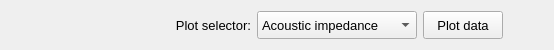
                   <widget class="QFrame" name="frame_plot_buttons">
                    <property name="maximumSize">
                     <size>
                      <width>16777215</width>
                      <height>48</height>
                     </size>
                    </property>
                    <property name="frameShape">
                     <enum>QFrame::Shape::NoFrame</enum>
                    </property>
                    <property name="frameShadow">
                     <enum>QFrame::Shadow::Raised</enum>
                    </property>
                    <layout class="QGridLayout" name="gridLayout_19">
                     <item row="0" column="4">
                      <spacer name="horizontalSpacer_5">
                       <property name="orientation">
                        <enum>Qt::Orientation::Horizontal</enum>
                       </property>
                       <property name="sizeHint" stdset="0">
                        <size>
                         <width>40</width>
                         <height>20</height>
                        </size>
                       </property>
                      </spacer>
                     </item>
                     <item row="0" column="2">
                      <widget class="QComboBox" name="comboBox_plot_type">
                       <property name="minimumSize">
                        <size>
                         <width>160</width>
                         <height>28</height>
                        </size>
                       </property>
                       <property name="maximumSize">
                        <size>
                         <width>200</width>
                         <height>28</height>
                        </size>
                       </property>
                       <property name="font">
                        <font>
                         <pointsize>10</pointsize>
                        </font>
                       </property>
                       <item>
                        <property name="text">
                         <string>Acoustic impedance</string>
                        </property>
                       </item>
                      </widget>
                     </item>
                     <item row="0" column="3">
                      <widget class="QPushButton" name="pushButton_plot_data">
                       <property name="minimumSize">
                        <size>
                         <width>80</width>
                         <height>28</height>
                        </size>
                       </property>
                       <property name="maximumSize">
                        <size>
                         <width>220</width>
                         <height>28</height>
                        </size>
                       </property>
                       <property name="font">
                        <font>
                         <pointsize>10</pointsize>
                        </font>
                       </property>
                       <property name="text">
                        <string>Plot data</string>
                       </property>
                       <property name="autoDefault">
                        <bool>false</bool>
                       </property>
                      </widget>
                     </item>
                     <item row="0" column="0">
                      <spacer name="horizontalSpacer_9">
                       <property name="orientation">
                        <enum>Qt::Orientation::Horizontal</enum>
                       </property>
                       <property name="sizeHint" stdset="0">
                        <size>
                         <width>40</width>
                         <height>20</height>
                        </size>
                       </property>
                      </spacer>
                     </item>
                     <item row="0" column="1">
                      <widget class="QLabel" name="label_18">
                       <property name="minimumSize">
                        <size>
                         <width>200</width>
                         <height>0</height>
                        </size>
                       </property>
                       <property name="maximumSize">
                        <size>
                         <width>200</width>
                         <height>16777215</height>
                        </size>
                       </property>
                       <property name="font">
                        <font>
                         <pointsize>10</pointsize>
                        </font>
                       </property>
                       <property name="text">
                        <string>Plot selector:</string>
                       </property>
                       <property name="alignment">
                        <set>Qt::AlignmentFlag::AlignRight|Qt::AlignmentFlag::AlignTrailing|Qt::AlignmentFlag::AlignVCenter</set>
                       </property>
                      </widget>
                     </item>
                    </layout>
                   </widget>
